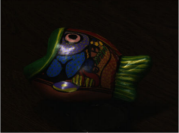
%> input picture fish.png, 179 x 133 px
$ octave project.m   (GNU Octave 9; MATLAB toolbox functions it lacks are replaced by stand-ins)
%> lines starting %> are read from the running program, lines starting %| are printed output that depends on the picture
clear all;close all;clc;

% I1 = imread("skull.png");
I1 = imread("fish.png");
%> I1 is the input picture: size 133x179x3 uint8; mean R, G, B 18.6, 15.9, 11.5

% L = mean2(luminance);

[w,h,d] = size(I1);
%> w = 133; h = 179; d = 3

%offset calculate
summ = zeros(w,h);
for i = 1 : 1 : w
    for j = 1 : 1 : h
        summ(i,j) = min(min(I1(i,j,:)));

    end
end
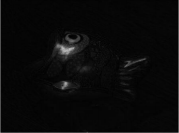
%> summ: size 133x179 double; min 1, max 186, mean 9.8

%proposed MSF
 offset = mean2(summ);
%> offset = 9.82
 ini_offset = offset;
%> ini_offset = 9.82
 MSF = zeros(w,h,d);

for i = 1 : 1 : w
    for j = 1 : 1 : h
        if(max(max(I1(i,j,:))) - min(min(I1(i,j,:))) + ini_offset >255)
            n_offset = ini_offsett - ((max(max(I1(i,j,:))) - min(min(I1(i,j,:))) + offset) - 255);
            MSF(i,j,:) = I1(i,j,:) - min(min(I1(i,j,:))) + n_offset;
        end
        if(ini_offset > max(max(I1(i,j,:))))
            n_offset =  max(max(I1(i,j,:)));
            MSF(i,j,:) = I1(i,j,:) - min(min(I1(i,j,:))) + n_offset;
        else
            MSF(i,j,:) = I1(i,j,:) - min(min(I1(i,j,:))) + ini_offset;

        end


    end
end
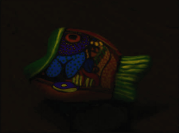
%> MSF: size 133x179x3 double; mean R, G, B 18.4, 15.7, 11.3
%> after the loop, n_offset = 9

hist = calc_histog(I1);
%> after the loop in calc_histog, `for i = 1 : 1 : h`: histog = 256 values, max 7034 at index 7, min 0 at index 1, mean 263.6
%> hist has the same summary as histog in calc_histog

Dr = sum(hist(1,1:15))*2 + sum(hist(1,15:50));
%> Dr = 120052
Bi = sum(hist(1,50:205)) + sum(hist(1,205:255))*2;
%> Bi = 4293

Iintr_en = zeros(w,h,d);
for i=1 : 1 : w
    for j=1 : 1 : h
        if(Bi > 2*Dr)
            Iintr_en(i,j,:) =(double(min(min(I1(i,j,:))))./double(max(max(MSF(i,j,:))))).*MSF(i,j,:);

        end
        if(Dr > 2*Bi)

            Iintr_en(i,j,:) =(double(max(max(I1(i,j,:))))./double(max(max(MSF(i,j,:))))).*MSF(i,j,:);

        end
    end
end
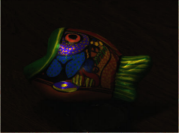
%> Iintr_en: size 133x179x3 double; mean R, G, B 18, 15.5, 11.9

R=Iintr_en(:,:,1) ;
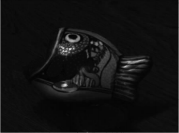
%> R: size 133x179 double; min 3.6, max 216, mean 18
G=Iintr_en(:,:,2) ;
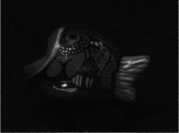
%> G: size 133x179 double; min 4, max 199, mean 15.5
B=Iintr_en(:,:,3) ;
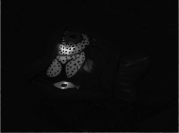
%> B: size 133x179 double; min 2.67, max 218, mean 11.9
Lu = 0.299 * R + 0.587 * G + 0.114 * B;

GEO1 = zeros(w,h,d);
for i=1 : 1 : w
    for j=1 : 1 : h

          GEO1(i,j,:) = Iintr_en(i,j,:) .* (1 + exp(-14 .* (Lu(i,j) ./ 255).^2.2)) .* 1.25;
    end
end
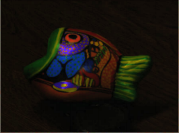
%> GEO1: size 133x179x3 double; mean R, G, B 41.3, 35.2, 27.4; drawn with min black and max white

figure;imshow(uint8(I1));title("input img");
%figure;plot(hist); xlabel("pixel value"); ylabel("count");title("histogram(input)");
figure;imshow(uint8(MSF));title("Proposed MSF");
figure;imshow(uint8(Iintr_en));title("Intermediate Enhanced");
%figure;imshow(uint8(GEO1));title("GEO on intermediate enhanced image");
%figure;imshow(uint8(GEO2));title("GEO on input image");
FLIME(uint8(Iintr_en));
% [5 lines not run here, left out]
function [histog] = calc_histog(I1)
    [h,w,d] = size(I1);
    histog = zeros(1,256);
    for i = 1 : 1 : h
        for j = 1 : 1 : w

          histog(I1(i,j,:) + 1) = histog(I1(i,j,:) + 1) + 1;
        end
    end
end

function FLIME(filename)
clc;addpath(genpath('./'));

L = imresize(im2double(filename),1);

para.lambda = .15; % Trade-off coefficient
para.sigma = 2; % Sigma for Strategy III
para.gamma = 0.7; %  Gamma Transformation on Illumination Map
para.solver = 1; % 1: Sped-up Solver; 2: Exact Solver
para.strategy = 3;% 1: Strategy I; 2: II; 3: III

%> (the run ends here)
